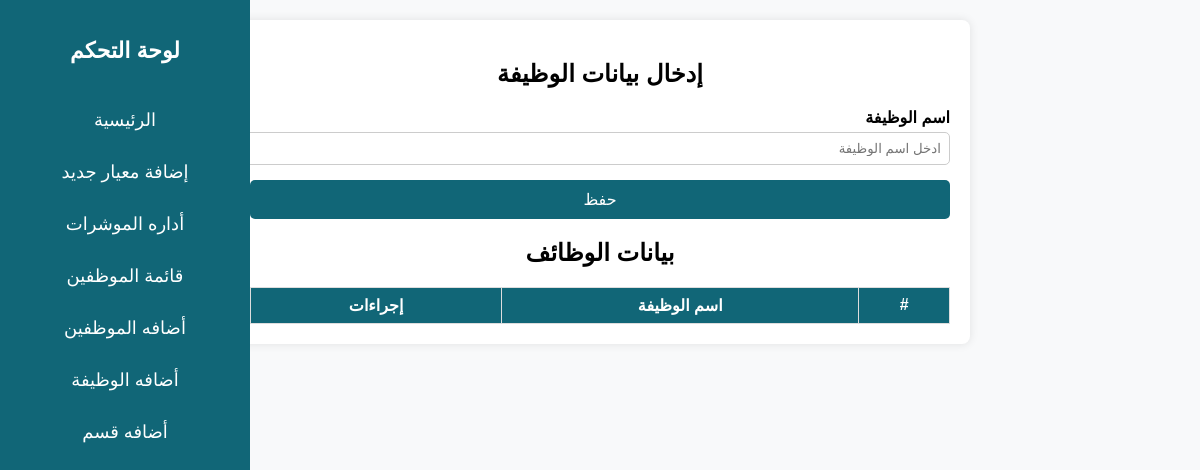
The app's page /pages/dashboard/add-jop.php, older data.
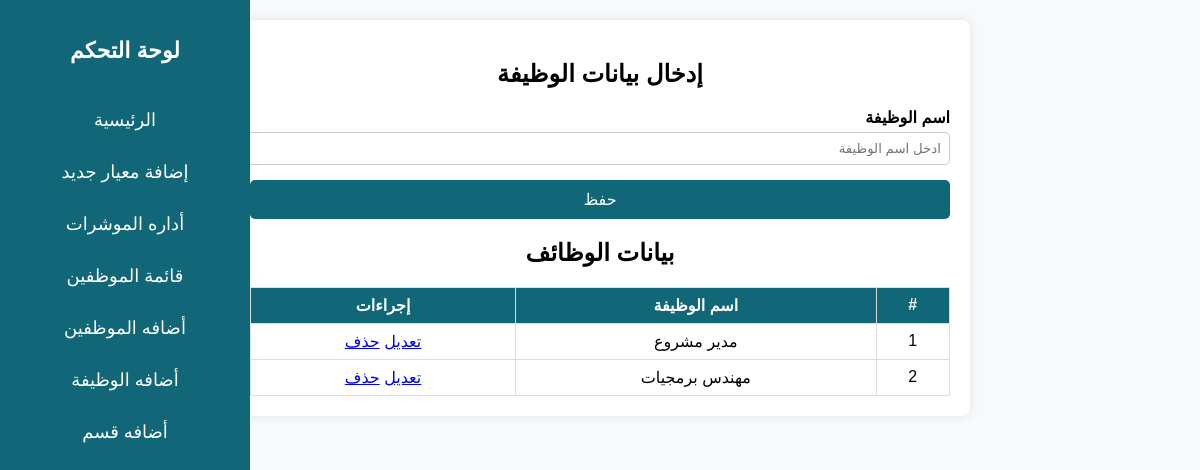
The same page, newer data.
### tables this page shows
CREATE TABLE `jobs` (
  `id` int(11) NOT NULL,
  `name` varchar(255) NOT NULL
);

### pages/dashboard/add-jop.php (the view, shortened to what this page needs)
<?php
include "../../config/connect.php";
$stmt = $con->prepare("
    SELECT * FROM jobs
");
$stmt->execute();
$data = $stmt->fetchAll(PDO::FETCH_ASSOC);
?>
<!DOCTYPE html>
<html lang="ar">
<head>
    <link rel="stylesheet" href="../../style/indicators.css">
    <link rel="stylesheet" href="../../style/sidbar.css">
</head>
<body>
    <div class="sidebar">
        <h2>لوحة التحكم</h2>
        <ul>
            <li><a href="../"> الرئيسية</a></li>
            <li><a href="/Project-php-simple-report-emp/pages/dashboard/add-criteria.php"> إضافة معيار جديد</a></li>
            <li><a href="/Project-php-simple-report-emp/pages/dashboard/add-indicators.php"> أداره الموشرات</a></li>
            <li><a href="/Project-php-simple-report-emp/pages/dashboard/show-emp.php"> قائمة الموظفين</a></li>
            <li><a href="/Project-php-simple-report-emp/pages/dashboard/add-emp.php"> أضافه الموظفين</a></li>
            <li><a href="/Project-php-simple-report-emp/pages/dashboard/add-jop.php"> أضافه الوظيفة</a></li>
            <li><a href="/Project-php-simple-report-emp/pages/dashboard/add-category.php"> أضافه قسم </a></li>
        </ul>
    </div>
    <div class="container">
        <h2>إدخال بيانات الوظيفة</h2>
        <div class="form-group">
            <label for="job-title">اسم الوظيفة</label>
            <input type="text" id="job-title" placeholder="ادخل اسم الوظيفة">
        </div>
        <button>حفظ</button>
        <div class="table-container">
            <h2>بيانات الوظائف</h2>
            <table>
                <thead>
                    <tr>
                        <th>#</th>
                        <th>اسم الوظيفة</th>
                        <th>إجراءات</th>
                    </tr>
                </thead>
                <tbody>
                    <?php
                    foreach ($data as $key => $value) {
                        echo "<tr>
                                <td>" . $value['id'] . "</td>
                                <td>" . $value['name'] . "</td>
                                <td>
                                    <a href='edit-emp.php?id=" . $value['id'] . "' class='edit'>تعديل</a>
                                    <a href='delete-emp.php?id=" . $value['id'] . "' class='delete'>حذف</a>
                                </td>";
                    }
                    ?>
                </tbody>
            </table>
        </div>
    </div>
</body>
</html>

Row changes from the older to the newer data that the page shows:
added jobs: id "1", name "مدير مشروع"
added jobs: id "2", name "مهندس برمجيات"
